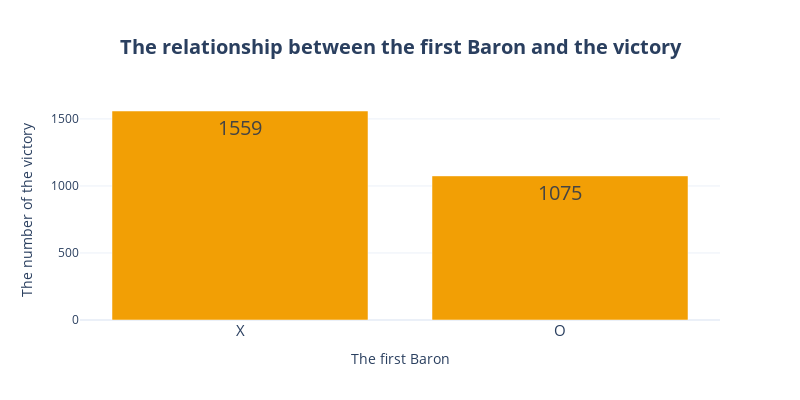

Notebook code for this chart:
### Markdown cell above
#### 시각화

### Code cell
fig = go.Figure()
fig.add_trace(
    go.Bar(
        x=baron.index, 
        y=baron['blue_win'],
        marker_color = '#F29F05',
        text=baron['blue_win'], 
        textposition='auto',
        textfont={'size' : 20}
    )
)
fig.update_layout(
    {
        "title": {
            "text": "<b>The relationship between the first Baron and the victory</b>",
            "x": 0.5,
            "y": 0.9,
            "font": {
                "size": 20
            }
        },
        "xaxis": {
            "title": "The first Baron",
            "showticklabels":True,
            "tickfont": {
                "size": 15                
            }
        },
        "yaxis": {
            "title": "The number of the victory"
        },
        "template":'plotly_white',
    },
    width=800,height=400
)
fig.show()

### Figure 1 — Plotly figure (JSON) as saved in the notebook; plotly's stock layout.template omitted (floating-point values rounded to 4 significant figures)
{"data": [{"marker": {"color": "#F29F05"}, "text": [1559, 1075], "textfont": {"size": 20}, "textposition": "auto", "type": "bar", "x": ["X", "O"], "y": [1559, 1075]}], "layout": {"height": 400, "title": {"font": {"size": 20}, "text": "<b>The relationship between the first Baron and the victory</b>", "x": 0.5, "y": 0.9}, "width": 800, "xaxis": {"autorange": true, "range": [-0.5, 1.5], "showticklabels": true, "tickfont": {"size": 15}, "title": {"text": "The first Baron"}, "type": "category"}, "yaxis": {"autorange": true, "range": [0, 1641.0], "title": {"text": "The number of the victory"}, "type": "linear"}}}
